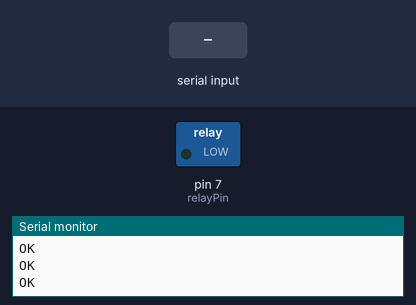
Bench run of a sketch on a simulated Arduino Uno, built with avr-gcc and run on an emulated ATmega328P. Shown: switched loads named in the sketch (green lamp = pin HIGH), the last lines printed to the serial monitor. Inputs (shaded band) come from the test bench. The modem accepts every AT command (registered, SIM ready, sends succeed) and sends nothing else.

Above: at 5.2 s.
5.3 s: "ON" received over the second serial link
At 7.5 s:
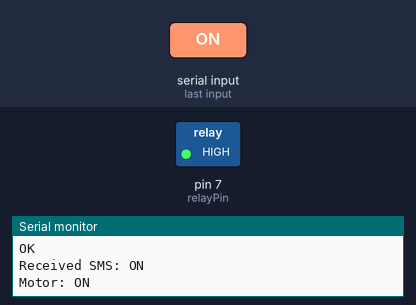
7.8 s: "OFF" received over the second serial link
At 9.6 s:
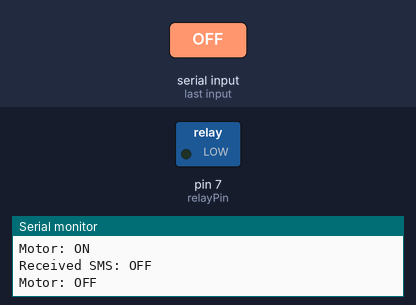
Timing chart, 0 to 11.1 s (numbered marks = the images above; inputs shaded):
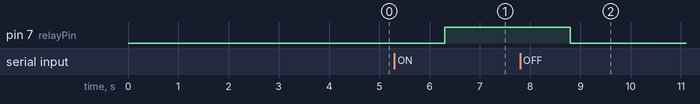

Measured:
- after the input at 5.3 s, pin 7 (relayPin): LOW → HIGH after 1.0 s
- after the input at 7.8 s, pin 7 (relayPin): HIGH → LOW after 1.0 s

The sketch:

Arduino_Code.ino
```cpp
#include <SoftwareSerial.h>

SoftwareSerial gsm(10, 11); // RX, TX for SIM900A
const int relayPin = 7;     // Relay controls motor
bool relayState = false;    // Motor initially OFF

void setup() {
  pinMode(relayPin, OUTPUT);
  digitalWrite(relayPin, LOW); // Ensure motor is OFF at start

  gsm.begin(9600);
  Serial.begin(9600);

  delay(2000);
  gsm.println("AT");               // Check GSM is ready
  delay(1000);
  gsm.println("AT+CMGF=1");        // Set SMS to text mode
  delay(1000);
  gsm.println("AT+CNMI=1,2,0,0,0"); // Forward new SMS directly
}

void loop() {
  if (gsm.available()) {
    String sms = gsm.readString();
    sms.toUpperCase(); // Handle case-insensitive commands
    Serial.println("Received SMS: " + sms);

    if (sms.indexOf("ON") >= 0 && sms.indexOf("OFF") == -1) {
      relayState = true;
      Serial.println("Motor: ON");
    }
    else if (sms.indexOf("OFF") >= 0) {
      relayState = false;
      Serial.println("Motor: OFF");
    }
  }

  // Apply relay state
  digitalWrite(relayPin, relayState ? HIGH : LOW);
}
```
